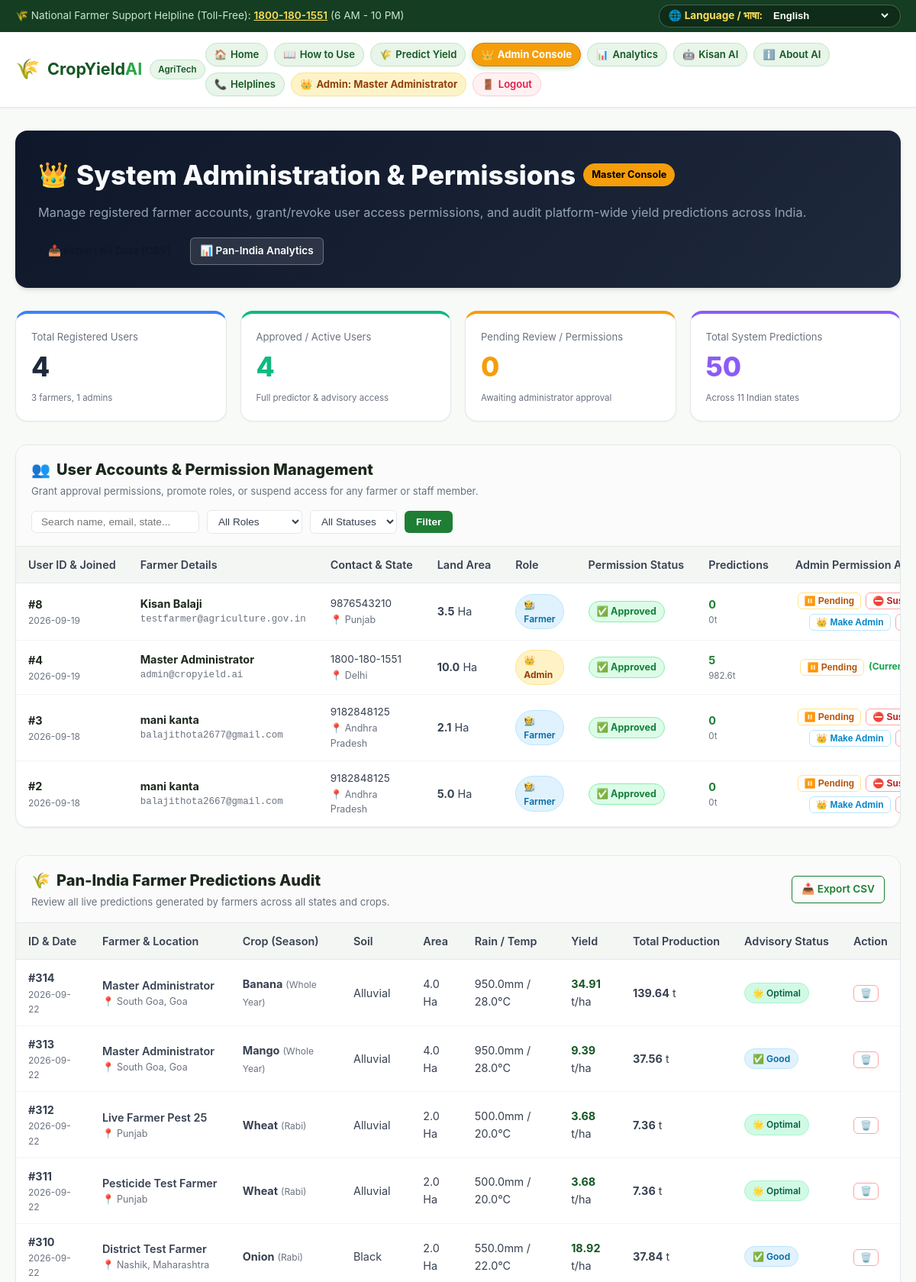
Screenshot of /admin/dashboard (signed in, upper part) with the database file from the repository.
### tables this page shows
CREATE TABLE users (
        id INTEGER PRIMARY KEY AUTOINCREMENT,
        created_at TEXT NOT NULL,
        name TEXT NOT NULL,
        email TEXT UNIQUE NOT NULL,
        password_hash TEXT NOT NULL,
        phone TEXT,
        state TEXT,
        farm_size_ha REAL DEFAULT 1.0
    , role TEXT DEFAULT 'farmer', status TEXT DEFAULT 'approved', district TEXT);

CREATE TABLE predictions (
        id INTEGER PRIMARY KEY AUTOINCREMENT,
        created_at TEXT NOT NULL,
        farmer_name TEXT,
        state TEXT NOT NULL,
        crop TEXT NOT NULL,
        season TEXT NOT NULL,
        soil_type TEXT NOT NULL,
        area_ha REAL NOT NULL,
        rainfall_mm REAL NOT NULL,
        temp_c REAL NOT NULL,
        fertilizer_kg REAL NOT NULL,
        pesticide_kg REAL NOT NULL,
        predicted_yield_t_ha REAL NOT NULL,
        total_production_tonnes REAL NOT NULL,
        yield_status TEXT NOT NULL,
        notes TEXT
    , user_id INTEGER, district TEXT);

### app.py (the view)
@app.route("/admin/dashboard")
@admin_required
def admin_dashboard():
    search = request.args.get("search", "").strip() or None
    role_filter = request.args.get("role", "").strip() or None
    status_filter = request.args.get("status", "").strip() or None
    admin_stats = database.get_admin_dashboard_stats()
    users = database.get_all_users(search=search, role_filter=role_filter, status_filter=status_filter)
    recent_predictions = database.get_history(limit=50)
    return render_template(
        "admin_dashboard.html",
        admin_stats=admin_stats,
        users=users,
        predictions=recent_predictions,
        search=search or "",
        role_filter=role_filter or "all",
        status_filter=status_filter or "all",
    )

### templates/admin_dashboard.html (shortened to what this page needs)
{% extends "base.html" %}
{% block content %}
<div class="container" style="margin-top: 30px; margin-bottom: 60px;">
  <div style="background: linear-gradient(135deg, #0f172a 0%, #1e293b 100%); border-radius: var(--radius-lg); padding: 30px; color: #fff; margin-bottom: 30px; box-shadow: var(--shadow-md);">
    <div style="display: flex; justify-content: space-between; align-items: center; flex-wrap: wrap; gap: 20px;">
      <div>
        <div style="display: flex; align-items: center; gap: 10px; margin-bottom: 8px;">
          <span style="font-size: 2rem;">👑</span>
          <h1 style="font-size: 2.2rem; font-weight: 800; margin: 0; color: #f8fafc;">
            System Administration & Permissions
          </h1>
          <span class="badge-role-admin" style="font-size: 0.8rem; padding: 4px 10px; border-radius: var(--radius-full); background: #f59e0b; color: #000; font-weight: 700;">
            Master Console
          </span>
        </div>
        <p style="color: #94a3b8; font-size: 1.02rem; margin: 0;">
          Manage registered farmer accounts, grant/revoke user access permissions, and audit platform-wide yield predictions across India.
        </p>
      </div>
      <div style="display: flex; gap: 12px; flex-wrap: wrap;">
        <a href="{{ url_for('api_export_csv') }}" class="btn btn-warning btn-sm" style="font-weight: 700; color: #0f172a;">
          📥 Export All Data (CSV)
        </a>
        <a href="{{ url_for('dashboard_page') }}" class="btn btn-outline btn-sm" style="background: rgba(255,255,255,0.1); border-color: rgba(255,255,255,0.3); color: #fff;">
          📊 Pan-India Analytics
        </a>
      </div>
    </div>
  </div>
  <div style="display: grid; grid-template-columns: repeat(auto-fit, minmax(200px, 1fr)); gap: 18px; margin-bottom: 30px;">
    <div class="card" style="padding: 20px; border-top: 4px solid #3b82f6;">
      <div style="font-size: 0.82rem; color: var(--gray-medium);">Total Registered Users</div>
      <div style="font-size: 2.2rem; font-weight: 800; color: #1e293b;">{{ admin_stats.total_users }}</div>
      <div style="font-size: 0.72rem; color: var(--gray-medium); margin-top: 4px;">{{ admin_stats.total_farmers }} farmers, {{ admin_stats.total_admins }} admins</div>
    </div>
    <div class="card" style="padding: 20px; border-top: 4px solid #10b981;">
      <div style="font-size: 0.82rem; color: var(--gray-medium);">Approved / Active Users</div>
      <div style="font-size: 2.2rem; font-weight: 800; color: #10b981;">{{ admin_stats.approved_users }}</div>
      <div style="font-size: 0.72rem; color: var(--gray-medium); margin-top: 4px;">Full predictor & advisory access</div>
    </div>
    <div class="card" style="padding: 20px; border-top: 4px solid #f59e0b;">
      <div style="font-size: 0.82rem; color: var(--gray-medium);">Pending Review / Permissions</div>
      <div style="font-size: 2.2rem; font-weight: 800; color: #f59e0b;">{{ admin_stats.pending_users }}</div>
      <div style="font-size: 0.72rem; color: var(--gray-medium); margin-top: 4px;">Awaiting administrator approval</div>
    </div>
    <div class="card" style="padding: 20px; border-top: 4px solid #8b5cf6;">
      <div style="font-size: 0.82rem; color: var(--gray-medium);">Total System Predictions</div>
      <div style="font-size: 2.2rem; font-weight: 800; color: #8b5cf6;">{{ admin_stats.total_predictions }}</div>
      <div style="font-size: 0.72rem; color: var(--gray-medium); margin-top: 4px;">Across {{ admin_stats.active_states }} Indian states</div>
    </div>
  </div>
  <div class="table-card" style="margin-bottom: 36px;">
    <div class="table-toolbar" style="flex-wrap: wrap; gap: 14px;">
      <div>
        <div style="font-weight: 800; font-size: 1.25rem; color: var(--dark); display: flex; align-items: center; gap: 8px;">
          <span>👥</span> User Accounts & Permission Management
        </div>
        <div style="font-size: 0.82rem; color: var(--gray-medium); margin-top: 2px;">
          Grant approval permissions, promote roles, or suspend access for any farmer or staff member.
        </div>
      </div>
      <form method="GET" action="{{ url_for('admin_dashboard') }}" style="display: flex; gap: 10px; flex-wrap: wrap; align-items: center;">
        <input type="text" name="search" value="{{ search }}" placeholder="Search name, email, state..." class="form-control" style="font-size: 0.85rem; padding: 6px 12px; width: 220px;">
        <select name="role" class="form-control" style="font-size: 0.85rem; padding: 6px 10px; width: auto;">
          <option value="all" {% if role_filter == 'all' %}selected{% endif %}>All Roles</option>
        </select>
        <select name="status" class="form-control" style="font-size: 0.85rem; padding: 6px 10px; width: auto;">
          <option value="all" {% if status_filter == 'all' %}selected{% endif %}>All Statuses</option>
        </select>
        <button type="submit" class="btn btn-primary btn-sm" style="padding: 6px 14px;">Filter</button>
      </form>
    </div>
    <div class="data-table-container">
      <table class="data-table">
        <thead>
          <tr>
            <th>User ID & Joined</th>
            <th>Farmer Details</th>
            <th>Contact & State</th>
            <th>Land Area</th>
            <th>Role</th>
            <th>Permission Status</th>
            <th>Predictions</th>
            <th style="min-width: 220px; text-align: center;">Admin Permission Actions</th>
          </tr>
        </thead>
        <tbody>
          {% for u in users %}
          <tr id="user-row-{{ u.id }}">
            <td>
              <div style="font-weight: 700; color: var(--dark);">#{{ u.id }}</div>
              <div style="font-size: 0.75rem; color: var(--gray-medium);">{{ u.created_at[:10] }}</div>
            </td>
            <td>
              <div style="font-weight: 700; color: var(--dark);">{{ u.name }}</div>
              <div style="font-size: 0.78rem; color: var(--gray-medium); font-family: monospace;">{{ u.email }}</div>
            </td>
            <td>
              <div style="font-size: 0.85rem;">{{ u.phone or 'No phone' }}</div>
              <div style="font-size: 0.78rem; color: var(--gray-medium);">
                📍 {{ (u.district ~ ', ' ~ u.state) if u.district else (u.state or 'Not specified') }}
              </div>
            </td>
            <td>
              <strong>{{ u.farm_size_ha }}</strong> Ha
            </td>
            <td>
              {% if u.role == 'admin' %}
                <span class="badge" style="background: #fef3c7; color: #92400e; font-weight: 700; border: 1px solid #fde68a;">
                  👑 Admin
                </span>
              {% else %}
                <span class="badge" style="background: #e0f2fe; color: #0369a1; font-weight: 600; border: 1px solid #bae6fd;">
                  🧑‍🌾 Farmer
                </span>
              {% endif %}
            </td>
            <td id="status-cell-{{ u.id }}">
              {% if u.status == 'approved' %}
                <span class="badge-status-approved">✅ Approved</span>
              {% elif u.status == 'pending' %}
                <span class="badge-status-pending">⏳ Pending</span>
              {% else %}
                <span class="badge-status-suspended">⛔ Suspended</span>
              {% endif %}
            </td>
            <td>
              <span style="font-weight: 700; color: var(--primary);">{{ u.prediction_count }}</span>
              <div style="font-size: 0.72rem; color: var(--gray-medium);">{{ u.total_harvest_tonnes | round(1) }}t</div>
            </td>
            <td>
              <div style="display: flex; gap: 6px; justify-content: center; flex-wrap: wrap;">
                {% if u.status != 'approved' %}
                  <button class="btn btn-sm btn-primary" style="padding: 3px 8px; font-size: 0.75rem;" onclick="updateUserPermission({{ u.id }}, 'approved', '{{ u.role }}')" title="Grant full permission">
                    ✅ Approve
                  </button>
                {% else %}
                  <button class="btn btn-sm btn-outline" style="padding: 3px 8px; font-size: 0.75rem; color: #b45309; border-color: #fde68a;" onclick="updateUserPermission({{ u.id }}, 'pending', '{{ u.role }}')" title="Set status to Pending Review">
                    ⏸️ Pending
                  </button>
                {% endif %}
                {% if u.status != 'suspended' and u.id != session.get('user_id') %}
                  <button class="btn btn-sm btn-outline" style="padding: 3px 8px; font-size: 0.75rem; color: #b91c1c; border-color: #fca5a5;" onclick="updateUserPermission({{ u.id }}, 'suspended', '{{ u.role }}')" title="Suspend account access">
                    ⛔ Suspend
                  </button>
                {% endif %}
                {% if u.id != session.get('user_id') %}
                  {% if u.role == 'farmer' %}
                    <button class="btn btn-sm btn-outline" style="padding: 3px 8px; font-size: 0.75rem; color: #0284c7; border-color: #bae6fd;" onclick="updateUserPermission({{ u.id }}, '{{ u.status }}', 'admin')" title="Promote to Administrator">
                      👑 Make Admin
                    </button>
                  {% else %}
                    <button class="btn btn-sm btn-outline" style="padding: 3px 8px; font-size: 0.75rem; color: #059669; border-color: #a7f3d0;" onclick="updateUserPermission({{ u.id }}, '{{ u.status }}', 'farmer')" title="Revert to standard Farmer">
                      🧑‍🌾 Revert to Farmer
                    </button>
                  {% endif %}
                  <button class="btn btn-sm btn-outline" style="padding: 3px 8px; font-size: 0.75rem; color: #dc2626; border-color: #fca5a5;" onclick="deleteUserAccount({{ u.id }}, '{{ u.name }}')" title="Delete user">
                  </button>
                {% else %}
                  <span style="font-size: 0.75rem; color: #16a34a; font-weight: 700;">(Current You)</span>
                {% endif %}
              </div>
            </td>
          </tr>
          {% else %}
          <tr>
            <td colspan="8" style="text-align: center; padding: 30px; color: var(--gray-medium);">
              No users match the search criteria.
            </td>
          </tr>
          {% endfor %}
        </tbody>
      </table>
    </div>
  </div>
  <div class="table-card">
    <div class="table-toolbar">
      <div>
        <div style="font-weight: 800; font-size: 1.25rem; color: var(--dark); display: flex; align-items: center; gap: 8px;">
          <span>🌾</span> Pan-India Farmer Predictions Audit
        </div>
        <div style="font-size: 0.82rem; color: var(--gray-medium); margin-top: 2px;">
          Review all live predictions generated by farmers across all states and crops.
        </div>
      </div>
      <a href="{{ url_for('api_export_csv') }}" class="btn btn-outline btn-sm">
        📥 Export CSV
      </a>
    </div>
    <div class="data-table-container">
      <table class="data-table">
        <thead>
          <tr>
            <th>ID & Date</th>
            <th>Farmer & Location</th>
            <th>Crop (Season)</th>
            <th>Soil</th>
            <th>Area</th>
            <th>Rain / Temp</th>
            <th>Yield</th>
            <th>Total Production</th>
            <th>Advisory Status</th>
            <th>Action</th>
          </tr>
        </thead>
        <tbody>
          {% for row in predictions %}
          <tr id="pred-row-{{ row.id }}">
            <td>
              <div style="font-weight: 700;">#{{ row.id }}</div>
              <div style="font-size: 0.75rem; color: var(--gray-medium);">{{ row.created_at[:10] }}</div>
            </td>
            <td>
              <div style="font-weight: 600;">{{ row.farmer_name }}</div>
              <div style="font-size: 0.78rem; color: var(--gray-medium);">
                📍 {{ (row.district ~ ', ' ~ row.state) if row.district else row.state }}
              </div>
            </td>
            <td>
              <span style="font-weight: 700;">{{ row.crop }}</span>
              <span style="font-size: 0.75rem; color: var(--gray-medium);">({{ row.season }})</span>
            </td>
            <td>{{ row.soil_type }}</td>
            <td>{{ row.area_ha }} Ha</td>
            <td>{{ row.rainfall_mm }}mm / {{ row.temp_c }}°C</td>
            <td>
              <strong style="color: var(--primary-dark);">{{ row.predicted_yield_t_ha }}</strong> t/ha
            </td>
            <td>
              <strong>{{ row.total_production_tonnes }}</strong> t
            </td>
            <td>
              {% if 'Optimal' in row.yield_status %}
                <span class="badge badge-optimal">🌟 Optimal</span>
              {% elif 'Good' in row.yield_status %}
                <span class="badge badge-good">✅ Good</span>
              {% else %}
                <span class="badge badge-warning">⚠️ Low</span>
              {% endif %}
            </td>
            <td>
              <button class="btn btn-outline btn-sm" style="padding: 3px 8px; font-size: 0.75rem; color: #dc2626; border-color: #fca5a5;" onclick="deletePredictionRecord({{ row.id }})">
                🗑️
              </button>
            </td>
          </tr>
          {% endfor %}
        </tbody>
      </table>
    </div>
  </div>
</div>
{% endblock %}

### rows the page displays
users: id "8", created_at "2026-09-19", name "Kisan Balaji", email "testfarmer@agriculture.gov.in", phone "9876543210", state "Punjab", farm_size_ha "3.5", role "🧑‍🌾 Farmer", status "✅ Approved", prediction_count "0", total_harvest_tonnes "0"
users: id "4", created_at "2026-09-19", name "Master Administrator", email "admin@cropyield.ai", phone "1800-180-1551", state "Delhi", farm_size_ha "10.0", role "👑 Admin", status "✅ Approved", prediction_count "5", total_harvest_tonnes "982.6", shows "(Current You)"
users: id "3", created_at "2026-09-18", name "mani kanta", email "balajithota2677@gmail.com", phone "9182848125", state "Andhra Pradesh", farm_size_ha "2.1", role "🧑‍🌾 Farmer", status "✅ Approved", prediction_count "0", total_harvest_tonnes "0"
users: id "2", created_at "2026-09-18", name "mani kanta", email "balajithota2667@gmail.com", phone "9182848125", state "Andhra Pradesh", farm_size_ha "5.0", role "🧑‍🌾 Farmer", status "✅ Approved", prediction_count "0", total_harvest_tonnes "0"
predictions: id "314", created_at "2026-09-22", farmer_name "Master Administrator", district+state "South Goa, Goa", crop "Banana", season "Whole Year", soil_type "Alluvial", area_ha "4.0", rainfall_mm "950.0", temp_c "28.0", predicted_yield_t_ha "34.91", total_production_tonnes "139.64", shows "🌟 Optimal"
predictions: id "313", created_at "2026-09-22", farmer_name "Master Administrator", district+state "South Goa, Goa", crop "Mango", season "Whole Year", soil_type "Alluvial", area_ha "4.0", rainfall_mm "950.0", temp_c "28.0", predicted_yield_t_ha "9.39", total_production_tonnes "37.56", shows "✅ Good"
predictions: id "312", created_at "2026-09-22", farmer_name "Live Farmer Pest 25", district+state "Punjab", crop "Wheat", season "Rabi", soil_type "Alluvial", area_ha "2.0", rainfall_mm "500.0", temp_c "20.0", predicted_yield_t_ha "3.68", total_production_tonnes "7.36", shows "🌟 Optimal"
predictions: id "311", created_at "2026-09-22", farmer_name "Pesticide Test Farmer", district+state "Punjab", crop "Wheat", season "Rabi", soil_type "Alluvial", area_ha "2.0", rainfall_mm "500.0", temp_c "20.0", predicted_yield_t_ha "3.68", total_production_tonnes "7.36", shows "🌟 Optimal"
predictions: id "310", created_at "2026-09-22", farmer_name "District Test Farmer", district+state "Nashik, Maharashtra", crop "Onion", season "Rabi", soil_type "Black", area_ha "2.0", rainfall_mm "550.0", temp_c "22.0", predicted_yield_t_ha "18.92", total_production_tonnes "37.84", shows "✅ Good"

### other values shown
{{ session.get('user_name', 'Admin') }} "Master Administrator"
{{ admin_stats.total_users }} "4"
{{ admin_stats.total_farmers }} "3"
{{ admin_stats.total_admins }} "1"
{{ admin_stats.approved_users }} "4"
{{ admin_stats.pending_users }} "0"
{{ admin_stats.total_predictions }} "50"
{{ admin_stats.active_states }} "11"
